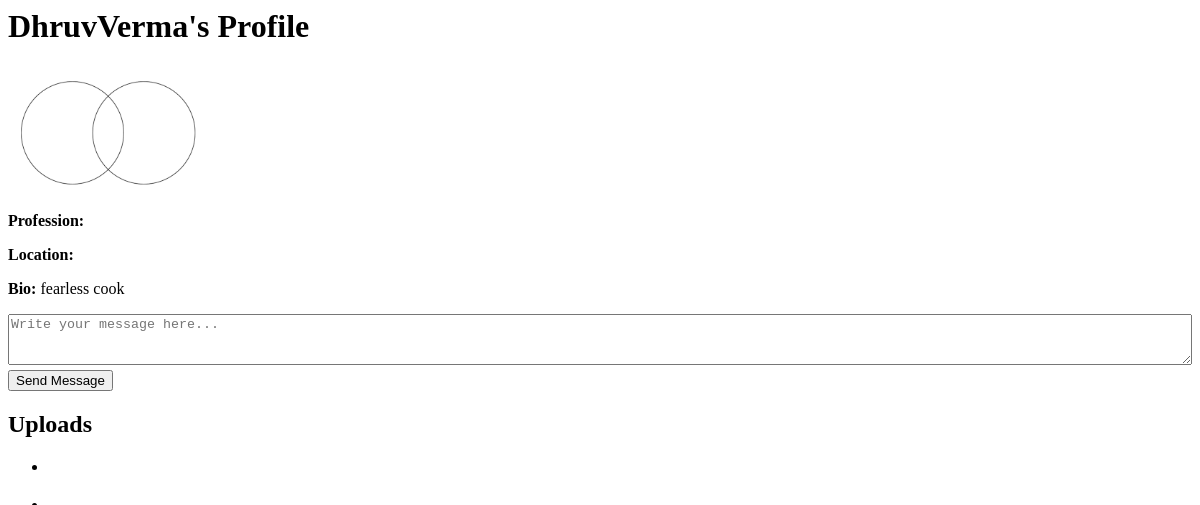
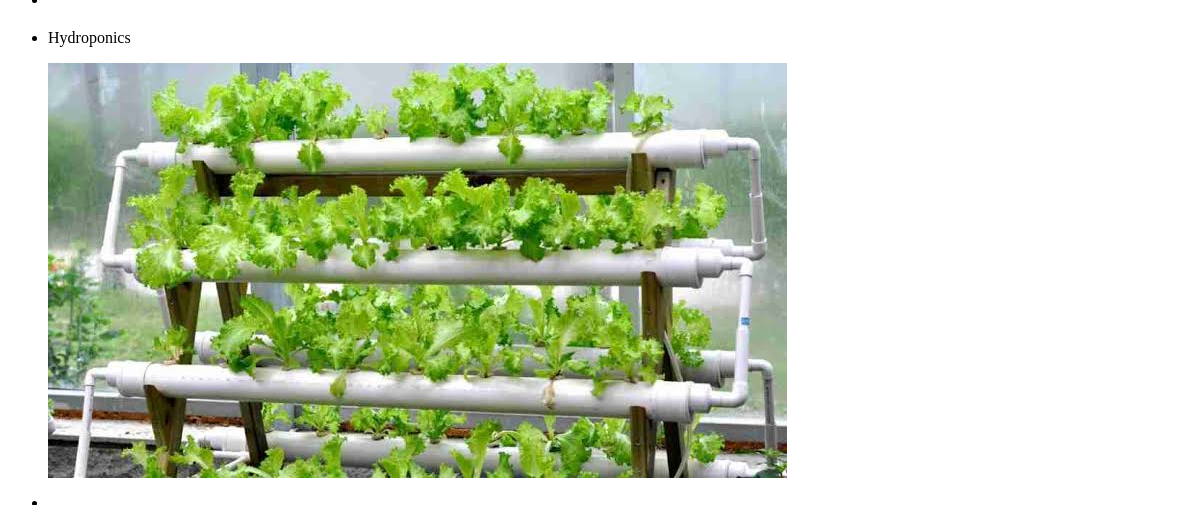
The app's page /users/profile/4/ (signed in), older data (2 pictures, top to bottom).
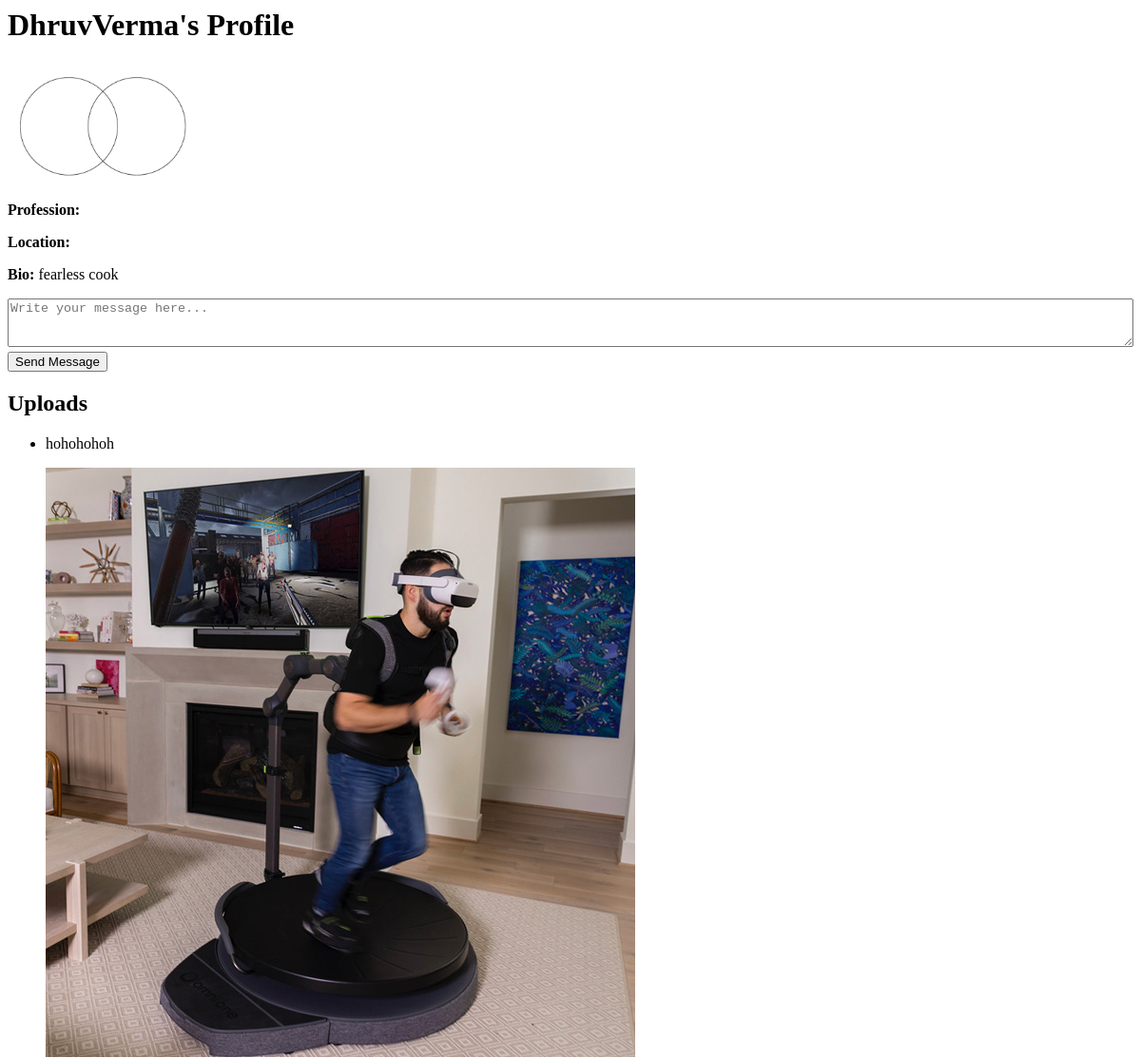
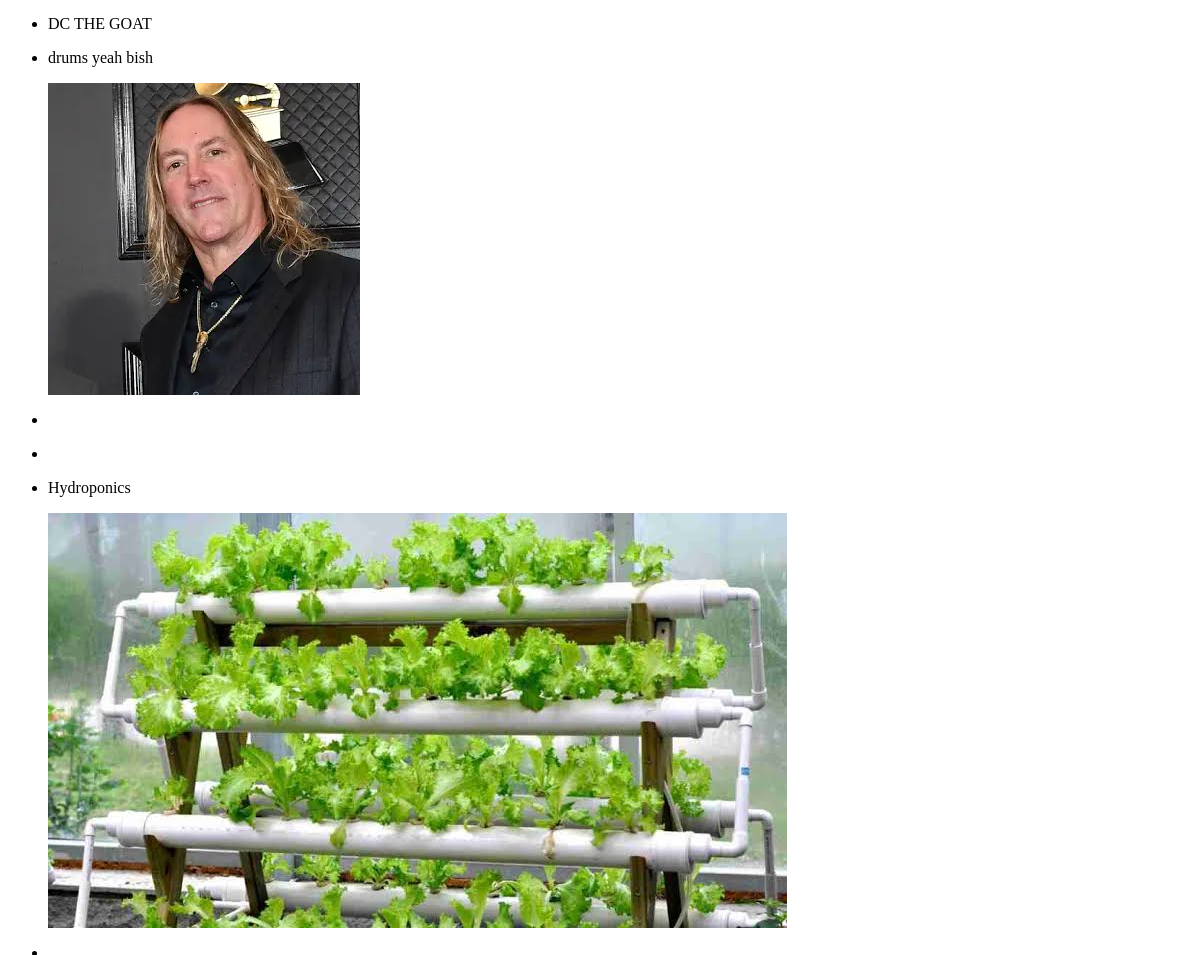
The same page, newer data (2 pictures, top to bottom).
### users/models.py (models this page shows, shortened)
class Profile(models.Model):
    user = models.OneToOneField(User, on_delete=models.CASCADE)
    profession = models.CharField(max_length=100, blank=True)
    location = models.CharField(max_length=100, blank=True)
    profile_picture = models.ImageField(upload_to='profile_pics/', blank=True, null=True)
    bio = models.CharField(max_length=140, blank=True)

class Upload(models.Model):
    profile = models.ForeignKey(Profile, on_delete=models.CASCADE, related_name='uploads')
    image = models.ImageField(upload_to='profile_pics', blank=True, null=True)
    video = models.FileField(upload_to='profile_videos', blank=True, null=True)
    caption = models.TextField(blank=True)
    upload_date = models.DateTimeField(auto_now_add=True)

### users/views.py (the view)
# urls.py: path('profile/<int:user_id>/', views.profile_detail, name='profile-detail'),
@login_required
def profile_detail(request, user_id):
    user_profile = get_object_or_404(Profile, user__id=user_id)
    uploads = Upload.objects.filter(profile=user_profile).order_by('-upload_date')
    unread_messages = Message.objects.filter(recipient=request.user, is_read=False)
    return render(request, 'users/profile_detail.html', {
        'profile': user_profile,
        'uploads': uploads,
        'unread_messages': unread_messages
    })

### users/templates/users/profile_detail.html (shortened to what this page needs)
{% load static %}
<h1>{{ profile.user.username }}'s Profile</h1>
{% if profile.profile_picture %}
    <img src="{{ profile.profile_picture.url }}" alt="{{ profile.user.username }}'s profile picture" style="max-width: 200px; height: auto;">
{% else %}
    <p>No profile picture available.</p>
{% endif %}
<p><strong>Profession:</strong> {{ profile.profession }}</p>
<p><strong>Location:</strong> {{ profile.location }}</p>
<p><strong>Bio:</strong> {{ user.profile.bio }}</p>
{% if request.user != profile.user %}
    <form action="{% url 'send_message' profile.user.id %}" method="post" style="margin-top: 10px;">
        <textarea
            name="content"
            rows="3"
            cols="40"
            placeholder="Write your message here..."
            style="width: 100%; margin-bottom: 5px;"></textarea>
        <button type="submit" class="send-message-button">
            Send Message
        </button>
    </form>
{% endif %}
<h2>Uploads</h2>
<ul>
    {% for upload in uploads %}
        <li>
            <p>{{ upload.caption }}</p>
            {% if upload.image %}
                <img src="{{ upload.image.url }}" alt="Uploaded Image" style="max-width: 100%; height: auto;">
            {% elif upload.video %}
                <video controls>
                    <source src="{{ upload.video.url }}" type="video/mp4">
                    Your browser does not support the video tag.
                </video>
            {% endif %}
        </li>
    {% endfor %}
</ul>

Row changes from the older to the newer data that the page shows:
added Upload: caption "hohohohoh", image (picture)
added Upload: caption "DC THE GOAT"
added Upload: caption "drums yeah bish", image (picture)
